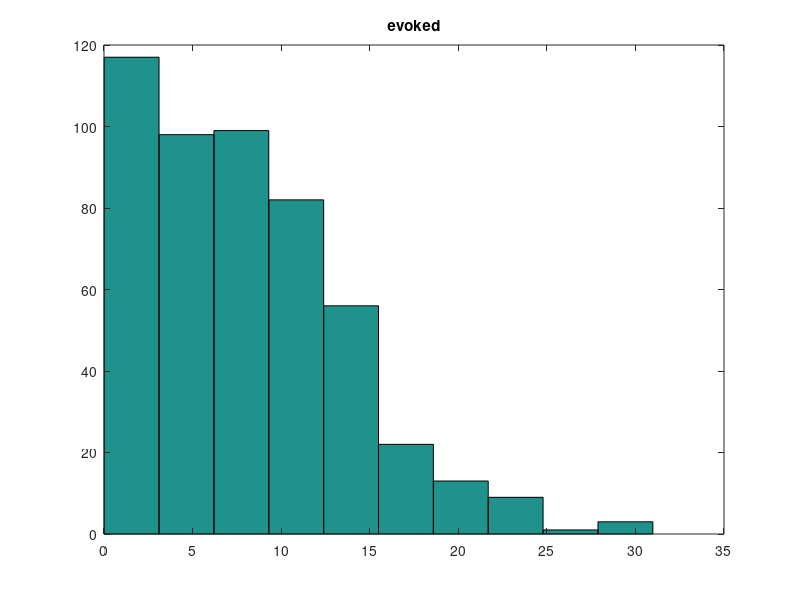
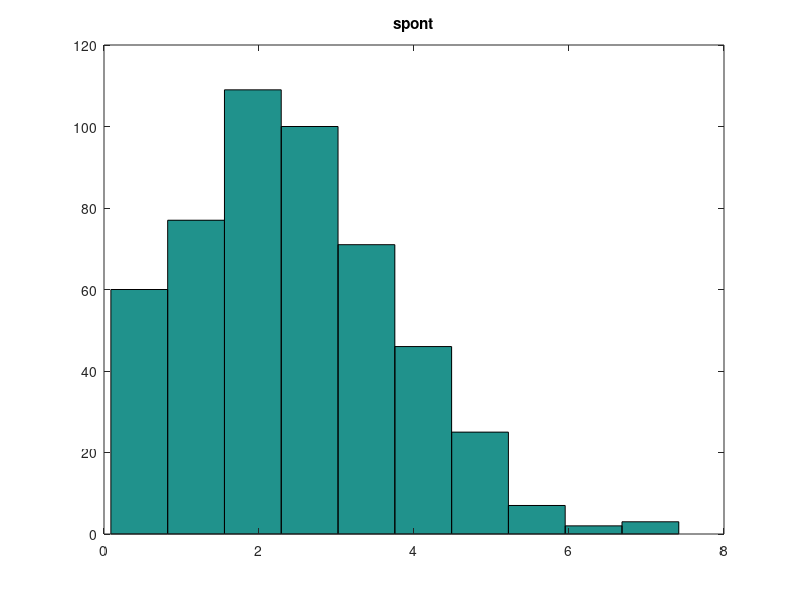
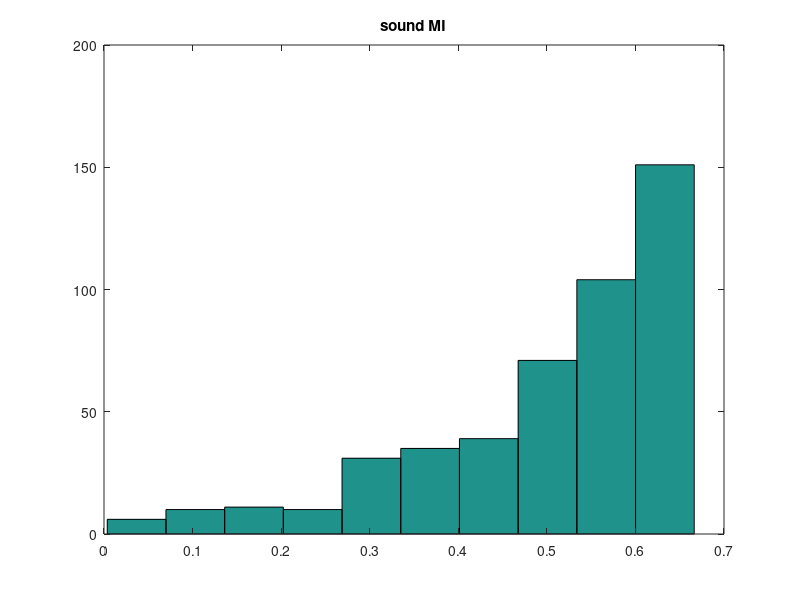
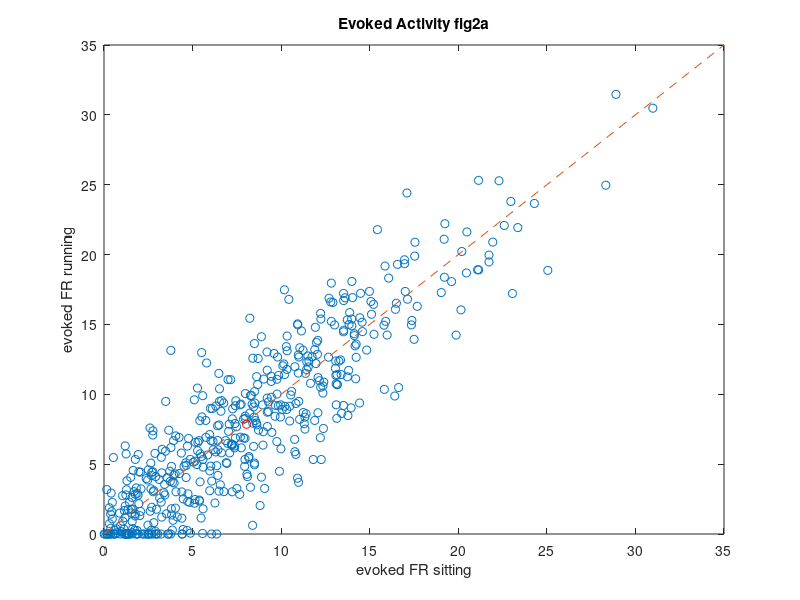

Write MATLAB code to recreate these figures, in order. (Note: this script raises an error after producing the figures.)
% modeling our linearity/additivity/epistasis analysis
% to see how various models affect additivity of modulation index
%
%how to model additivity versus interactions, as a way to see what our
%analyses would look like in either case? Our data clearly look like
%additivity, which means pathway independence, but I was wondering what it
%would look like if the alternative hypothesis were true (i.e. that running
%effect was in fact mediated by VIP pathway).
%Feb-March 2020

% good sources that explain epistasis
% https://academic.oup.com/hmg/article/11/20/2463/616080
% https://en.wikipedia.org/wiki/Epistasis



%model the effect of running and laser, and interactions.

%%%%%%%%%%%%%%%%%%%%%%%%
%
%   a is evoked, b is spont
%
%%%%%%%%%%%%%%%%%%%%%%%%
clear, close all
ncells=500;
a=(10*abs(randn(1,ncells))); %random set of firing rates, sound ON
b= abs(a-(.8*a-abs(randn(1,ncells))));  %random set of firing rates, sound OFF (spont)
figure; hist(a); title('evoked'); 
figure; hist(b); title('spont');

soundMI=(a-b)./(a+b);
indx = find(soundMI<0);
soundMI(indx) = NaN;
% soundMI = normrnd(.5,.2,[1,ncells]);
fprintf('\n mean sound-MI %.1f', mean(soundMI))
figure;
hist(soundMI)
title('sound MI')

% model the effect of running.
% rather than modeling running as a direct effect on soundMI,
% the model really should be at the level of firing
% rates. We aren't imagining that running affects MI, but rather that it
% affects evoked and spontaneous, in diverse ways.

runshifta=randn(size(a)); %random effect of running on evoked
runshifta=3*runshifta - .4; %scale and shift so it's diverse and net suppressive
runshiftb=randn(size(b)); %effect of running on spont
runshiftb=2*runshiftb + .4;  %scale and shift
arun=a+runshifta;
asit=a;
brun=b+runshiftb;
bsit=b;
brun(brun<0)=0; %negative firing rates are not allowed
arun(arun<0)=0;


figure
plot(asit, arun, 'o', mean(asit), mean(arun), 'ro')
hold on
yl=ylim; line([0 yl(2)], [0 yl(2)], 'linestyle', '--')
xlabel('evoked FR sitting')
ylabel('evoked FR running')
title('Evoked Activity fig2a')

figure
plot(bsit, brun, 'o', mean(bsit), mean(brun), 'ro')
hold on
yl=ylim; line([0 yl(2)], [0 yl(2)], 'linestyle', '--')
xlabel('spont FR sitting')
ylabel('spont FR running')
title('Spontaneous Activity fig2b')

soundmi_sit=(asit-bsit)./(asit+bsit);
soundmi_run=(arun-brun)./(arun+brun);
soundmi_run(isnan(soundmi_run))=0;
figure
plot(soundmi_sit, soundmi_run, 'o')
hold on
xlabel('sound modulation index sit')
ylabel('sound modulation index running')
title('Running Sound Modulation Index fig4a')
yl=ylim; line([-1 yl(2)], [-1 yl(2)], 'linestyle', '--')
ylim([-1.5 1.5])
line(xlim, [0 0])
line([0 0],ylim )

%now we model the effects of laser, as independent of the running effect

lasershifta=randn(size(a));  %random effect of laser on evoked
lasershifta=3*lasershifta + .5;   %scale and shift
lasershiftb=randn(size(b));   %effect of laser on spont
lasershiftb=3*lasershiftb + .5;
alaseron=a+lasershifta;
alaseroff=a;
blaseron=b+lasershiftb;
blaseroff=b;
blaseron(blaseron<0)=0; %negative firing rates are not allowed
alaseron(alaseron<0)=0;


figure
plot(alaseroff, alaseron, 'o', mean(alaseroff), mean(alaseron), 'ro')
hold on
yl=ylim; line([0 yl(2)], [0 yl(2)], 'linestyle', '--')
xlabel('evoked FR laser off')
ylabel('evoked FR laser on')
title('Evoked Activity fig3a')

figure
plot(blaseroff, blaseron, 'o', mean(blaseroff), mean(blaseron), 'ro')
hold on
yl=ylim; line([0 yl(2)], [0 yl(2)], 'linestyle', '--')
xlabel('spont FR laser off')
ylabel('spont FR laser on')
title('Spontaneous Activity fig3b')

soundmi_laseroff=(alaseroff-blaseroff)./(alaseroff+blaseroff);
soundmi_laseron=(alaseron-blaseron)./(alaseron+blaseron);
soundmi_laseron(isnan(soundmi_laseron))=0;

figure
plot(soundmi_laseroff, soundmi_laseron, 'o')
hold on
xlabel('sound modulation index laseroff')
ylabel('sound modulation index laseron')
title('VIP activation Sound Modulation Index fig4b')
ylim([-2 2])
yl=ylim; line([-1 yl(2)], [-1 yl(2)], 'linestyle', '--')

%now we do the additivity test, as in Fig 4c.d

% first we compute the running effect and laser effect in the data
running_effect=soundmi_run-soundmi_sit;
laser_effect=soundmi_laseron-soundmi_laseroff;
figure
plot(running_effect, laser_effect, 'o')
xlim([-3 3])
ylim([-3 3])
grid on
xlabel('Running Effect (MI diff)')
ylabel('Laser Effect (MI diff)')
[rho, p]=corr(running_effect', laser_effect', 'type', 'spearman');
title(sprintf('\x03C1=%.4f, p=%.4f (fig 4c)', rho, p)) % \x03C1 is unicode for rho

% Next, we model the combined effect. So far, we have modeled running and
% laser, separately. In other words, sit and laseroff are identical. We
% simulate data recorded in the combined condition (running and laser on)
% based on a hypothesis about how the signals interact in the brain. First
% let's look tat the hypothesis that they are independent pathways, modeled
% as an additive combination of laser & running effects on firing rates
% (not sound_MI). Then we compare to the additive prediction, which is the
% sum of sound_MI effects.

figure
subplot1(1,3)
% model the combination (Sound MI of run & laser on)
% Sound MI run laser on = (response run laser on- spont run laser on) / (response run laser on + spont run laser on)
arunlaseron= a+lasershifta+runshifta;
brunlaseron= b+lasershiftb+runshiftb;
soundmi_run_laseron=(arunlaseron-brunlaseron)./(arunlaseron+brunlaseron);

combined_effect=soundmi_run_laseron - soundmi_laseroff;
predicted_combined_effect=running_effect + laser_effect;
subplot1(1)
plot(combined_effect, predicted_combined_effect, 'o')
hold on; line([-3 3],[-3 3], 'linestyle', '--')
lsline
xlim([-3 3])
ylim([-3 3])
grid on
xlabel('combined effect (running laser-on trials)')
ylabel('additive predicted combined effect (running effect + laser effect)')
[rho, p]=corr(combined_effect', predicted_combined_effect', 'type', 'spearman');
% [rho, p]=corrcoef(combined_effect, predicted_combined_effect); %corrcoef
% doesn't let you do spearman
title(sprintf('additive model, \x03C1=%.2f, p=%.1g (fig 4d)', rho, p))
% It's interesting that even though the effects are additive, by
% construction, there is still a lot of scatter. The rho is not that high.


%so what's the alternative model?
% -either laser and running effects are linearly dependent, instead of
% independent
% -or, the combination is not just adding them, but incorporating
% saturation or some such nonlinearity.

% Model the interaction as sub-additive, i.e. y= a + b - a*b
% (as in Cordell 2002, link at top)
arunlaseron= (a+runshifta+lasershifta)-runshifta.*lasershifta;
brunlaseron= (b+runshiftb+lasershiftb)-runshiftb.*lasershiftb;
soundmi_run_laseron=(arunlaseron-brunlaseron)./(arunlaseron+brunlaseron);

combined_effect=soundmi_run_laseron - soundmi_laseroff;
predicted_combined_effect=running_effect + laser_effect;
subplot1(2)
plot(combined_effect, predicted_combined_effect, 'o')
hold on; line([-3 3],[-3 3], 'linestyle', '--')
lsline
xlim([-3 3])
ylim([-3 3])
grid on
xlabel('sub-additive combined effect (running laser-on trials)')
ylabel('additive predicted combined effect (running effect + laser effect)')
[rho, p]=corr(combined_effect', predicted_combined_effect', 'type', 'spearman');
title(sprintf('sub-addititive model of epistasis, \x03C1=%.2f, p=%.4f (fig 4d)', rho, p))
% rho is small and not significant

% Model the interaction as logical OR (for scalars we will use MAX)
% the idea that the effect of one precludes observing any additional effect of the
%other.
% modeled actual effect:
arunlaseron= a+max(lasershifta,runshifta);
brunlaseron= b+max(lasershiftb+runshiftb);
soundmi_run_laseron=(arunlaseron-brunlaseron)./(arunlaseron+brunlaseron);

combined_effect=soundmi_run_laseron - soundmi_laseroff;
predicted_combined_effect=running_effect + laser_effect; %additive
subplot1(3)
plot(combined_effect, predicted_combined_effect, 'o')
hold on; line([-3 3],[-3 3], 'linestyle', '--')
lsline
xlim([-3 3])
ylim([-3 3])
grid on
xlabel('actual combined effect (MAX) (running laser-on trials)')
ylabel('additive predicted combined effect (running effect + laser effect)')
[rho, p]=corr(combined_effect', predicted_combined_effect', 'type', 'spearman');
title(sprintf('MAX model of epistasis laser=run, \x03C1=%.2f, p=%.1g (fig 4d)', rho, p))
% the correlation is as strong and significant as the independent model
% but the scatterplot does not look as tightly correlated

set(gcf, 'pos',[30 535 1560 420]) % adjust for your screen

% this is from Fig 4 legend
%
% Sound MI sit laser off  = (response sit laser off - spont sit laser off) / (response sit laser off + spont sit laser off)
%
% Sound MI run laser off = (response run laser off - spont run laser off) / (response run laser off + spont run laser off)
%
% Sound MI sit laser on  = (response sit laser on - spont sit laser on) / (response sit laser on + spont sit laser on)
%
% Sound MI run laser on = (response run laser on- spont run laser on) / (response run laser on + spont run laser on)
%
% Running Effect = Sound MI run laser off - Sound MI sit laser off
%
% Laser Effect = Sound MI sit laser on - Sound MI sit laser off
%
% Combined Effect  = Sound MI run laser on - Sound MI sit laser off
%
% Predicted combined Effect = Running Effect + Laser Effect

 f=findobj('type', 'figure');
 for i=1:length(f); figure(f(i)); end


